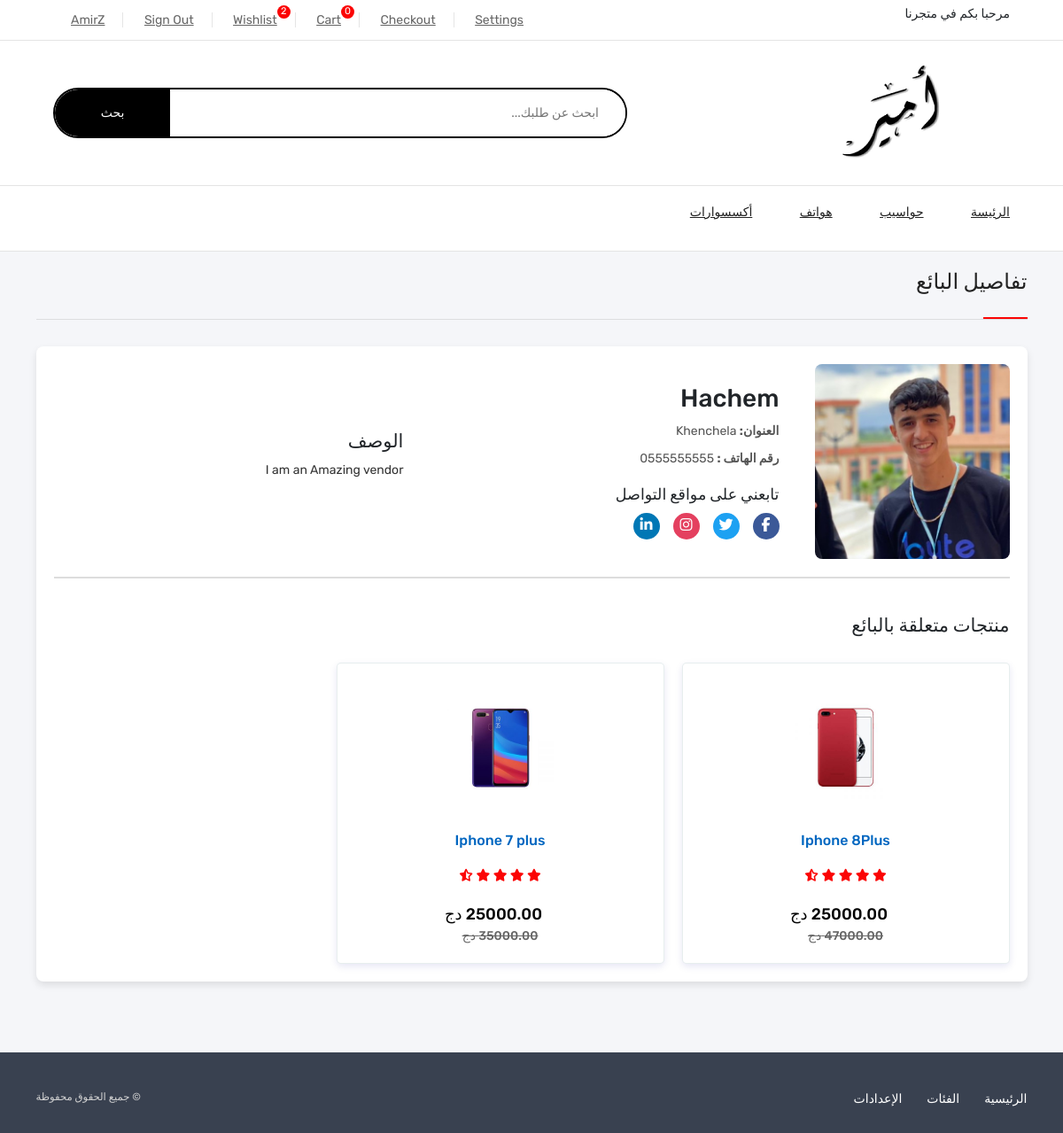
/vendor/ven41b5a1aaeh/ (signed in), run on the app's committed database.
### userauths/models.py (models this page shows, shortened)
class User(AbstractUser):
    email = models.EmailField(unique=True)
    username = models.CharField(max_length=100)
    bio = models.CharField(max_length=200)
    USERNAME_FIELD = "email"
    REQUIRED_FIELDS = ['username']

### core/models.py (models this page shows, shortened)
class Category(models.Model):
    cid = ShortUUIDField(
        unique=True,
        length=10,
        max_length=30,
        prefix="cat",
        alphabet="abcdefgh12345"
    )
    title = models.CharField(max_length=100, default="Computer")
    image = models.ImageField(upload_to="category", default="category.jpg")
    class Meta:
        verbose_name_plural = "Categories"

class Vendor(models.Model):
    vid = ShortUUIDField(
        unique=True,
        length=10,
        max_length=30,
        prefix="ven",
        alphabet="abcdefgh12345"
    )
    title = models.CharField(max_length=100, default="Vendor")
    image = models.ImageField(upload_to=user_directory_path, default="vendor.jpg")
    description = RichTextUploadingField(null=True, blank=True, default="I am an Amazing vendor")
    address = models.CharField(max_length=100, default="Khenchela")
    contact = models.CharField(max_length=100, default="0555555555")
    chat_resp_time = models.CharField(max_length=100, default="100")
    shipping_on_time = models.CharField(max_length=100, default="100")
    authentic_rating = models.CharField(max_length=100, default="100")
    days_return = models.CharField(max_length=100, default="100")
    warranty_period = models.CharField(max_length=100, default="100")
    user = models.ForeignKey(User, on_delete=models.CASCADE, null=True)
    date = models.DateTimeField(auto_now_add=True, null=True, blank=True)
    class Meta:
        verbose_name_plural = "Vendor"

class Product(models.Model):
    pid = ShortUUIDField(
        unique=True,
        length=10,
        max_length=30,
        alphabet="abcdefgh12345"
    )
    user = models.ForeignKey(User, on_delete=models.SET_NULL, null=True)
    category = models.ForeignKey(Category, on_delete=models.SET_NULL, null=True, related_name="category")
    vendor = models.ForeignKey(Vendor, on_delete=models.SET_NULL, null=True, related_name="vendor")
    title = models.CharField(max_length=100, default="CS")
    image = models.ImageField(upload_to=user_directory_path, default="product.jpg")
    description = RichTextUploadingField(null=True, blank=True, default="This is the product")
    price = models.DecimalField(max_digits=12, decimal_places=2, default="0.00")
    old_price = models.DecimalField(max_digits=12, decimal_places=2, default="2.99")
    specifications = RichTextUploadingField(null=True, blank=True, default="Good Product !")
    stock_count = models.CharField(max_length=100, default="8", null=True, blank=True)
    product_status = models.CharField(choices=STATUS, max_length=10, default="in_review")
    status = models.BooleanField(default=True)
    in_stock = models.BooleanField(default=True)
    featured = models.BooleanField(default=False)
    degital = models.BooleanField(default=False)
    sku = ShortUUIDField (
        unique=True,
        length=4,
        max_length=10,
        prefix="sku",
        alphabet="abcdefgh1234567890"
    )
    date = models.DateTimeField(auto_now_add=True)
    updated = models.DateTimeField(null=True, blank=True)
    class Meta:
        verbose_name_plural = "Products"

### core/views.py (the view)
# urls.py: path("vendor/<vid>/", vendor_detail_view, name="vendor-detail"),
def vendor_detail_view(request, vid):
    vendor = Vendor.objects.get(vid=vid)
    products = Product.objects.filter(vendor=vendor, product_status="published")
    categories = Category.objects.all()
    wishlist = Wishlists.objects.filter(user=request.user)
    context={
        "vendor":vendor,
        "products":products,
        "categories":categories,
        "wishlist" : wishlist,
    }
    return render(request, "core/vendor-detail.html", context)

### templates/core/vendor-detail.html (shortened to what this page needs)
{% extends 'partials/base.html' %}
{% load static %}
{% block content %}
<section class="slide-with-img container">
    <div class="section-head">
        <h4>تفاصيل البائع </h4>
    </div>
    <div style="
            width: 100%;
            max-width: 1200px;
            margin: 20px auto;
            background: #fff;
            padding: 20px;
            border-radius: 8px;
            box-shadow: 0 4px 8px rgba(0, 0, 0, 0.1);
        ">
        <div style="
            margin-bottom: 40px;
            border-bottom: 2px solid #ddd;
            padding-bottom: 20px;
        ">
            <div style="display: flex; align-items: center;">
                <div style="
                    flex-shrink: 0;
                    width: 220px;
                    height: 220px;
                    border-radius: 8px;
                    overflow: hidden;
                    margin-left: 40px;
                ">
                    <img src="{{ vendor.image.url }}" alt="{{ vendor.title }}" style="
                        width: 100%;
                        height: 100%;
                        object-fit: cover;
                    ">
                </div>
                <div style="flex-grow: 1;">
                    <h1 style="
                        margin: 0;
                        font-size: 2rem;
                    ">{{ vendor.title }}</h1>
                    <p style="
                        margin: 10px 0;
                        color: #555;
                    "><strong>العنوان:</strong> {{ vendor.address }}</p>
                    <p style="
                        margin: 10px 0;
                        color: #555;
                    "><strong>رقم الهاتف :</strong> {{ vendor.contact }}</p>
                    <div class="social-media" style="margin-top: 20px;">
                        <h3 style="font-size: 1.25rem; margin-bottom: 10px;">تابعني على مواقع التواصل</h3>
                        <div style="display: flex; gap: 15px;">
                            <a href="{{ vendor.facebook_url }}" target="_blank" style="
                                display: block;
                                width: 30px;
                                height: 30px;
                                background-color: #3b5998;
                                border-radius: 50%;
                                text-align: center;
                                line-height: 30px;
                                color: #fff;
                                text-decoration: none;"
                                title="فيسبوك">
                                <i class="fab fa-facebook-f" style="font-size: 16px;"></i>
                            </a>
                            <a href="{{ vendor.twitter_url }}" target="_blank" style="
                                display: block;
                                width: 30px;
                                height: 30px;
                                background-color: #1da1f2;
                                border-radius: 50%;
                                text-align: center;
                                line-height: 30px;
                                color: #fff;
                                text-decoration: none;
                            " title="تويتر">
                                <i class="fab fa-twitter" style="font-size: 16px;"></i>
                            </a>
                            <a href="{{ vendor.instagram_url }}" target="_blank" style="
                                display: block;
                                width: 30px;
                                height: 30px;
                                background-color: #e4405f;
                                border-radius: 50%;
                                text-align: center;
                                line-height: 30px;
                                color: #fff;
                                text-decoration: none;
                            " title="إنستغرام">
                                <i class="fab fa-instagram" style="font-size: 16px;"></i>
                            </a>
                            <a href="{{ vendor.linkedin_url }}" target="_blank" style="
                                display: block;
                                width: 30px;
                                height: 30px;
                                background-color: #0077b5;
                                border-radius: 50%;
                                text-align: center;
                                line-height: 30px;
                                color: #fff;
                                text-decoration: none;
                            " title="لينكد إن">
                                <i class="fab fa-linkedin-in" style="font-size: 16px;"></i>
                            </a>
                        </div>
                    </div>
                </div>
                <div style="flex-grow: 1;">
                    <h2 style="font-size: 1.5rem;margin-bottom: 10px;">الوصف</h2>
                    <p style="color: #333;line-height: 1.6;">{{ vendor.description|safe }}</p>
                </div>
            </div>
        </div>
        <div style="
            margin-bottom: 30px;
        ">
            <h2 style="
                font-size: 1.5rem;
                margin-bottom: 10px;
                text-align: right;
            ">منتجات متعلقة بالبائع</h2>
        </div>
        <div class="cont">
            <div>
                <div class="boxs" style="display: flex; flex-wrap: wrap; gap: 20px; justify-content: space-between;">
                    {% for p in products %}
                    <div class="box column product-item swiper-slide" style="
                        width: 370px;
                        box-sizing: border-box;
                    ">
                        <div class="div-img">
                            <img src="{{ p.image.url }}" class="img-product">
                        </div>
                        <div class="content">
                            <h2 class="product-item-link">{{ p.title }}</h2>
                            <div class="stars">
                                <i class="fa-solid fa-star"></i>
                                <i class="fa-solid fa-star"></i>
                                <i class="fa-solid fa-star"></i>
                                <i class="fa-solid fa-star"></i>
                                <i class="fa-solid fa-star-half-stroke"></i>
                            </div>
                            <div class="price">
                                <span>{{ p.price }} دج</span><br/>
                                <del>{{ p.old_price }} دج</del>
                            </div>
                        </div>
                    </div>
                    {% endfor %}
                </div>
            </div>
        </div>
    </div>
</section>
{% endblock content %}

### templates/partials/base.html (shortened to what this page needs)
{% load static %}
{% load static %}
<!DOCTYPE html>
<html lang="en">
    <head>
        <link rel="stylesheet" href="{% static 'swiperJs/swiper-bundle.min.css'%}" />
        <link rel="stylesheet" href="https://cdnjs.cloudflare.com/ajax/libs/font-awesome/6.4.0/css/all.min.css">
        <link rel="stylesheet" href="https://cdn.jsdelivr.net/npm/bootstrap@5.3.3/dist/css/bootstrap.min.css">
        <link rel="stylesheet" href="{% static 'style.css' %}">
        <link rel="stylesheet" href="{% static 'stylelogin.css' %}">
        <link rel="stylesheet" href="https://cdnjs.cloudflare.com/ajax/libs/font-awesome/6.5.0/css/all.min.css" />
    </head>
    <body class="menu-side-in-bag">
        <header>
            <div class="header-top">
                <div class="contanier">
                    <p> مرحبا بكم في متجرنا</p>
                    <div class="link-top-heder">
                        {% if request.user.is_authenticated %}
                            <a href="#">{{ request.user.username|capfirst  }}</a>
                            <a href="{% url 'userauths:sign-out' %}">Sign Out</a>
                            <a href="{% url 'core:wishlist' %}">Wishlist<span class="count-in-wishlist">{{wishlist.count}}</span></a>
                            <a href="{% url 'core:cart' %}">Cart<span class="count-in-card cart-items-count">{{request.session.cart_data_obj|length}}</span></a>
                            <a href="{% url 'core:checkout2' %}">Checkout</a>
                            <a href="page-account.html">Settings</a>
                        {% else %}
                            <a href="{% url 'userauths:sign-in' %}">Sign In</a>
                        {% endif %}
                    </div>
                </div>
            </div>
            <div class="header-info">
                <div class="contanier">
                    <a href="{% url 'core:index' %}"><img src="{% static 'img/logo.png' %}" alt=""></a>
                    <div class="search-bar">
                        <form action="{% url 'core:search' %}" methode="GET">
                            <input type="search" placeholder="ابحث عن طلبك..." name="q">
                            <button class="btn-srch" type="submit">بحث</button>
                        </form>
                    </div>
                </div>
            </div>
            <div class="header-bottom">
                <div class="contanier">
                    <ul class="nav-links">
                        {% if categories %}
                            <li><a href="{% url 'core:index' %}"> الرئيسة</a></li>
                            {% for c in categories %}
                                <li><a href="{% url 'core:category-product-list' c.cid %}">{{ c.title }}</a></li>
                            {% endfor %}
                        {% else %}
                            <li>No categories available</li>
                        {% endif %}
                    </ul>
                </div>
            </div>
        </header>
    {% block content %}
    {% endblock content %}
        <footer style="background-color: #394150; padding-block: 3rem 2rem;">
            <div class="container">
                <div style="display: flex;justify-content: space-between;">
                    <ul style="display: flex; justify-content: center; gap: 2rem; list-style: none; padding: 0; margin: 0;">
                        <li>
                            <a href="{% url 'core:index' %}" style="color: white; text-decoration: none; transition: color 0.4s;">الرئيسية</a>
                        </li>
                        <li>
                            <a href="{% url 'core:category-list' %}" style="color: white; text-decoration: none; transition: color 0.4s;">الفئات</a>
                        </li>
                        <li>
                            <a href="" style="color: white; text-decoration: none; transition: color 0.4s;">الإعدادات</a>
                        </li>
                    </ul>
                    <span style="color: lightgray; font-size: smaller;">
                        &#169; جميع الحقوق محفوظة
                    </span>
                </div>
            </div>
        </footer>
    </body>
</html>

### data on the page
User: user.username "AmirZ"
Category: title "حواسيب"
Category: title "هواتف"
Category: title "أكسسوارات"
Vendor: image (picture), title "Hachem", address "Khenchela", contact "0555555555", description "I am an Amazing vendor"
Product: image (picture), title "Iphone 8Plus", old_price "47000.00"
Product: image (picture), title "Iphone 7 plus", old_price "35000.00"

### other printed values
{{ wishlist.count }} "2"
{{ request.session.cart_data_obj|length }} "0"
